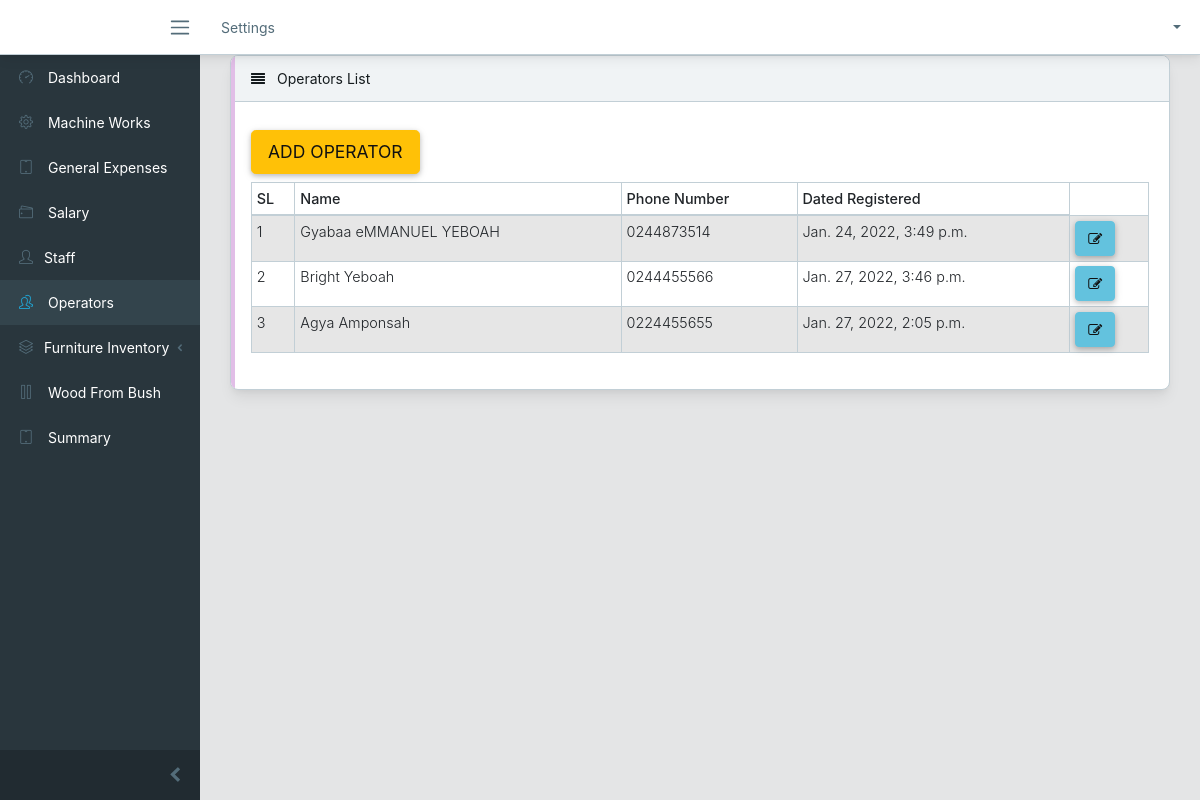
/operator/list/ (signed in), run on an earlier commit of the app's database.
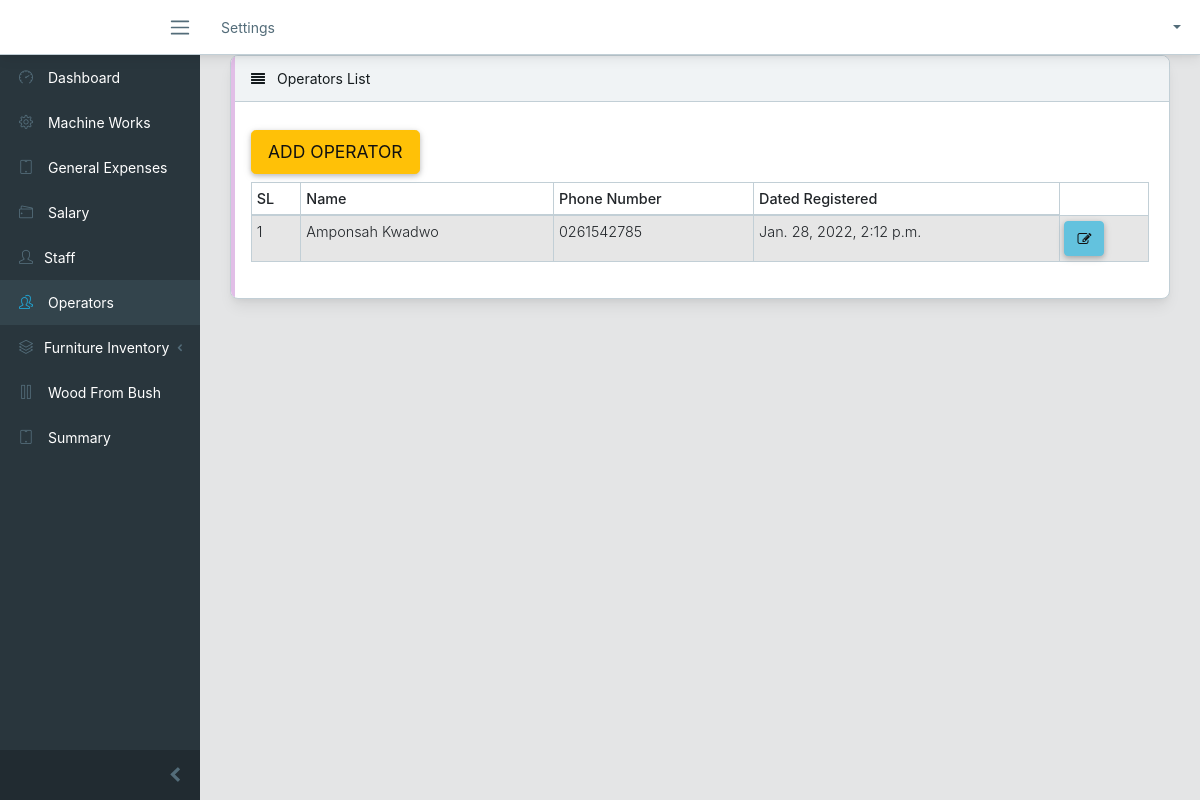
And on a later commit of the database.
### services/models.py (models this page shows, shortened)
class Operator(models.Model):
    first_name = models.CharField(max_length=50)
    last_name = models.CharField(max_length=50)
    hometown = models.CharField(max_length=50)
    phone_number= models.CharField(max_length=10)
    date_created = models.DateTimeField(auto_now_add= True)
    class Meta:
        ordering = ("-first_name",)

### services/views.py (the view)
# urls.py: path('operator/list/', views.operator_list, name="operator_list"),
@login_required
def operator_list (request):
    operator_list = Operator.objects.all()
    paginator = Paginator(operator_list, 20)
    page = request.GET.get('page')
    paged_operator = paginator.get_page(page)
    context = {
        "operator_list": paged_operator
    }
    return render(request, "lists/operator_list.html", context)

### templates/lists/operator_list.html (shortened to what this page needs)
{% extends 'base.html' %}
{% load static %}
{% block content %}
<div class="row">
    <div class="col-lg-12">
        <div class="card">
            <div class="card-header">
                <i class="fa fa-align-justify"></i> Operators List</div>
            <div class="card-body">
                <div class="row">
                    <div class="col-10 pt-2 mb-2 text-center d-flex flex-row justify-content-between">
                        <a href="{% url 'services:operator' %}" id="purchase-link" class="btn btn-lg btn-warning">Add Operator</a>
                    </div>
                </div>
                <table class="table table-responsive-sm table-bordered table-striped table-sm">
                    <thead>
                        <tr>
                            <th>SL</th>
                            <th>Name</th>
                            <th>Phone Number</th>
                            <th>Dated Registered</th>
                        </tr>
                    </thead>
                    <tbody>
                           {% for operator in operator_list %}
                                <tr>
                                    <td>{{ forloop.counter }}</td>
                                    <td>{{ operator.first_name}} {{operator.last_name }}</td>
                                    <td>{{ operator.phone_number }}</td>
                                    <td>{{ operator.date_created}}</td>
                                    <td>
                                        <a href="#">
                                            <button type="button" class="btn btn-info"><i class="fa fa-edit"></i></button>
                                        </a>
                                    </td>
                                </tr>
                            {% endfor %}
                    </tbody>
                </table>
            </div>
        </div>
    </div>
</div>
{% endblock %}

What changed in the data, as far as the page shows it:
removed Operator: first_name "Gyabaa eMMANUEL", last_name "YEBOAH", phone_number "0244873514", date_created "Jan. 24, 2022, 3:49 p.m."
removed Operator: first_name "Bright", last_name "Yeboah", phone_number "0244455566", date_created "Jan. 27, 2022, 3:46 p.m."
removed Operator: first_name "Agya", last_name "Amponsah", phone_number "0224455655", date_created "Jan. 27, 2022, 2:05 p.m."
added Operator: first_name "Amponsah", last_name "Kwadwo", phone_number "0261542785", date_created "Jan. 28, 2022, 2:12 p.m."
